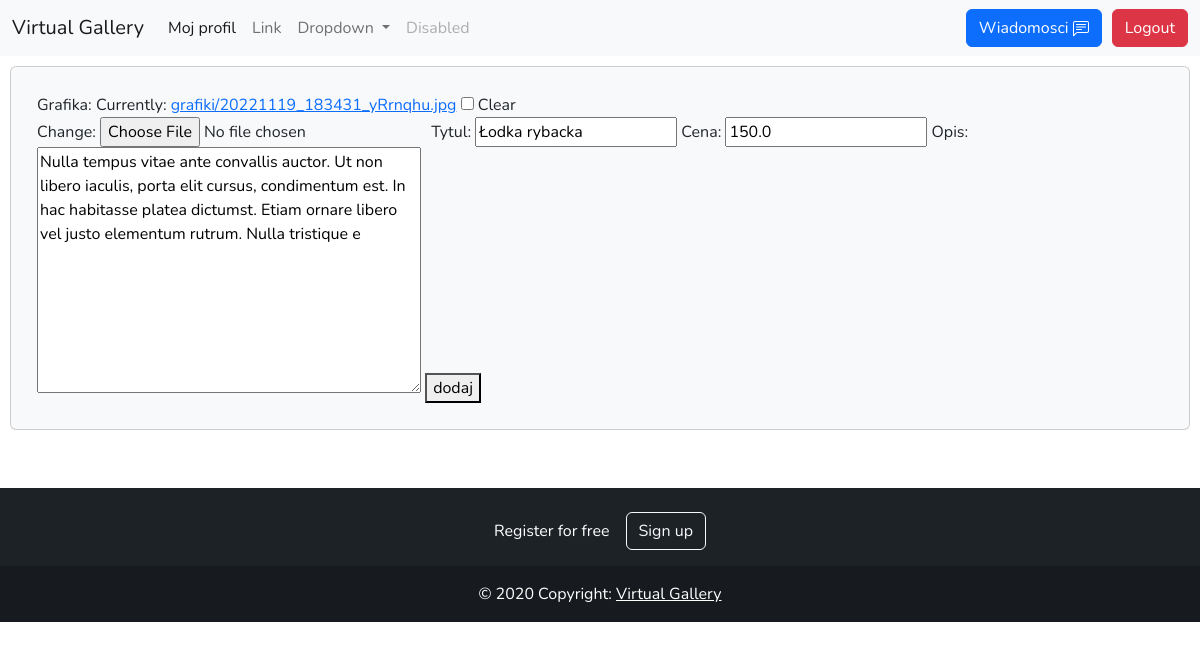
The page /edytuj/1/ (signed in) on the database its author committed.
### Virtual_Gallery/models.py (models this page shows, shortened)
class Obraz(models.Model):
    grafika = models.ImageField(upload_to="grafiki", null=True, blank=True)
    tytul = models.CharField(max_length=30, null=True, blank=False)
    cena = models.FloatField(null=True, blank=True)
    wlasciciel = models.ForeignKey(User, on_delete=models.CASCADE, null=True,blank=True)
    opis = models.TextField(max_length=200, blank=True, null=True)

### Virtual_Gallery/views.py (the view)
# urls.py: path('edytuj/<int:id>/', edytujObraz, name='edytuj'),
@login_required
def edytujObraz(request,id):
    obraz = get_object_or_404(Obraz, pk = id)
    form = ObrazForm(request.POST or None, request.FILES or None, instance=obraz)
    if request.user == obraz.wlasciciel:
        if form.is_valid():
            obraz = form.save(commit=False)
            obraz.save()
            return redirect('glowna')
        return render(request, 'nowy_obraz.html',{'form':form})
    else:
        return redirect('glowna')

### Virtual_Gallery/forms.py
class ObrazForm(ModelForm):
    class Meta:
        model = Obraz
        fields = ['grafika','tytul','cena', 'opis']

### templates/nowy_obraz.html (shortened to what this page needs)
{% extends 'main.html' %}
{% load bootstrap %}
{% block strona %}
<div class="card" style="padding: 10px; margin:10px 10px; background-color: #f8f9fa;">
    <div class="card-body">
        <form method="post" enctype="multipart/form-data">
            {{form|bootstrap}}
            <button type="submit">dodaj</button>
        </form>
    </div>
</div>
{% endblock%}

### static/css/style.css (style rules this page uses)
* { font-family: 'Nunito', sans-serif; }

### rows shown on the page
Obraz: tytul "Łodka rybacka", cena "150.0", opis "Nulla tempus vitae ante convallis auctor. Ut non libero iaculis, porta elit cursus, condimentum est. In hac habitasse platea dictumst. Etiam ornare libero vel justo elementum rutrum. Nulla tristique e"
